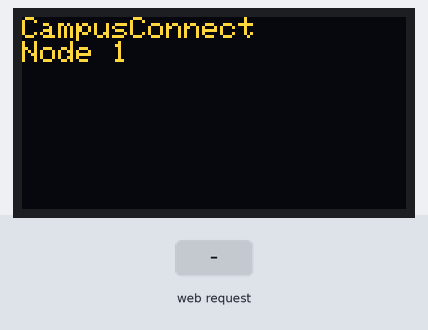
This sketch was run on a simulated ESP32. Parts: 128×64 one-colour display. The test bench sets the inputs (shaded band). The OLED is the two-colour kind (top 16 rows yellow); no radio packets arrive unless stated; what the sketch prints to the serial monitor is not drawn.

Above: at 1.2 s.
1.3 s: HTTP request GET /send received
At 2.0 s:
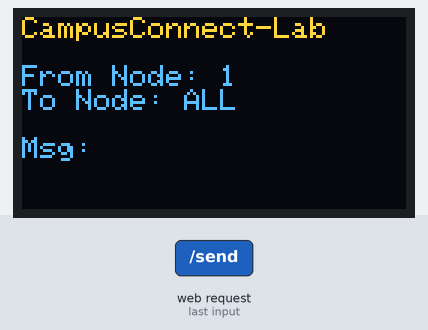
2.9 s: HTTP request GET /send?msg=1&to=1&sender=1 received
At 3.8 s:
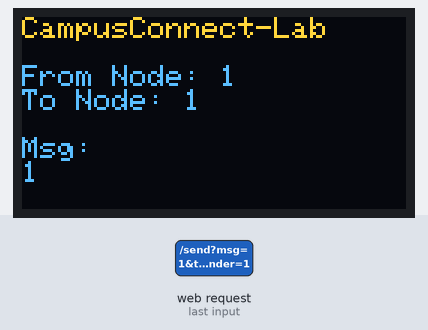
4.4 s: HTTP request GET /send?msg=0 received
At 5.5 s:
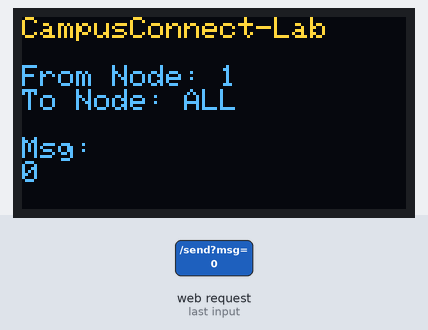
6.0 s: HTTP request GET /send?msg=120 received
At 6.7 s:
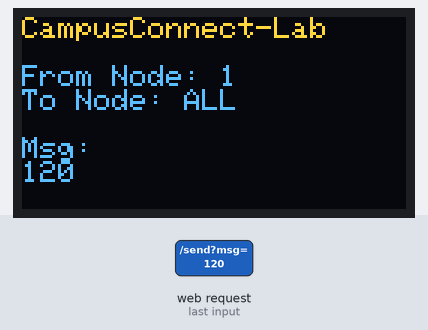
7.6 s: HTTP request GET /send?to=0 received
At 8.9 s:
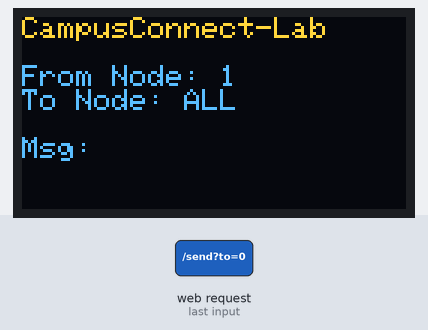
9.2 s: HTTP request GET /send?sender=1 received
Timing chart, 0 to 12.2 s (numbered marks = the images above; inputs shaded):
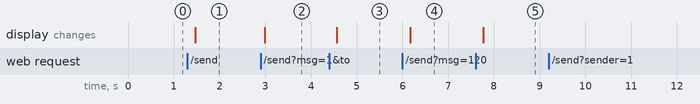

The sketch:

Node1.ino
```cpp
#include <WiFi.h>
#include <WebServer.h>
#include <SPI.h>
#include <LoRa.h>
#include <Wire.h>
#include <Adafruit_GFX.h>
#include <Adafruit_SSD1306.h>

//  NODE SETTINGS
#define NODE_ID 1

const char* AP_SSID = "Admin";
const char* AP_PASSWORD = "campus1234";

//  OLED SETTINGS
#define SCREEN_WIDTH 128
#define SCREEN_HEIGHT 64
#define OLED_RESET -1
Adafruit_SSD1306 display(SCREEN_WIDTH, SCREEN_HEIGHT, &Wire, OLED_RESET);

//  LORA SETTINGS
#define LORA_SCK   5
#define LORA_MISO  19
#define LORA_MOSI  27
#define LORA_SS    18
#define LORA_RST   14
#define LORA_DIO0  26
#define LORA_FREQ  433E6

//  GLOBALS
WebServer server(80);

String statusMessage = "";
bool newMessageFlag = false;

// Store only last 2 messages
#define MAX_MESSAGES 2
String msgHistory[MAX_MESSAGES];
int fromHistory[MAX_MESSAGES];
int msgCount = 0;

// OLED timer
unsigned long displayTimer = 0;
bool displayActive = false;

//  ENCRYPTION (DEMO ONLY)
String encryptMessage(String input) {
  const char key = 0x5A;   // XOR demo key
  String encrypted = "";

  for (int i = 0; i < input.length(); i++) {
    char c = input[i] ^ key;
    encrypted += c;
  }
  return encrypted;
}

String toHex(String input) {
  String hex = "";
  for (int i = 0; i < input.length(); i++) {
    char buf[3];
    sprintf(buf, "%02X", (unsigned char)input[i]);
    hex += buf;
    hex += " ";
  }
  return hex;
}

//  FUNCTION DECLARATIONS
String buildPage();
void handleRoot();
void handleSend();
void checkLoRaReceive();
void showOnDisplay(uint8_t from, uint8_t to, String msg);
void clearDisplaySafe();

//  SETUP
void setup() {
  Serial.begin(115200);

  WiFi.mode(WIFI_AP);
  WiFi.softAP(AP_SSID, AP_PASSWORD);

  // OLED
  display.begin(SSD1306_SWITCHCAPVCC, 0x3C);
  display.clearDisplay();
  display.setTextSize(1);
  display.setTextColor(SSD1306_WHITE);
  display.setCursor(0,0);
  display.println("CampusConnect");
  display.print("Node ");
  display.println(NODE_ID);
  display.display();

  // LoRa
  SPI.begin(LORA_SCK, LORA_MISO, LORA_MOSI, LORA_SS);
  LoRa.setPins(LORA_SS, LORA_RST, LORA_DIO0);

  if (!LoRa.begin(LORA_FREQ)) {
    while (1);
  }

  server.on("/", handleRoot);
  server.on("/send", handleSend);

  server.on("/check", []() {
    if (newMessageFlag) {
      newMessageFlag = false;
      server.send(200, "text/plain", "1");
    } else {
      server.send(200, "text/plain", "0");
    }
  });

  server.begin();
}

//  LOOP
void loop() {
  server.handleClient();
  checkLoRaReceive();

  if (displayActive && millis() - displayTimer > 3000) {
    clearDisplaySafe();
  }
}

//  WEB UI
String buildPage() {
  String page =
    "<!DOCTYPE html><html><head>"
    "<meta charset='UTF-8'>"
    "<meta name='viewport' content='width=device-width, initial-scale=1'>"
    "<title>CampusConnect - Node " + String(NODE_ID) + "</title>"

    "<style>"
      "body{margin:0;padding:0;font-family:Segoe UI,Roboto,sans-serif;background:#f4f6f8;color:#111827;}"
      ".wrapper{min-height:100vh;display:flex;align-items:center;justify-content:center;padding:16px;}"
      ".card{background:#fff;max-width:420px;width:100%;border-radius:14px;box-shadow:0 10px 25px rgba(0,0,0,0.1);padding:22px;}"
      ".title{font-size:20px;font-weight:600;margin-bottom:4px;}"
      ".badge{font-size:12px;background:#e0f2fe;color:#075985;padding:5px 12px;border-radius:999px;display:inline-block;margin-bottom:10px;}"
      ".subtitle{font-size:13px;color:#6b7280;margin-bottom:18px;}"
      "label{font-size:13px;font-weight:500;display:block;margin-bottom:6px;}"
      "select,input{width:100%;padding:11px;border-radius:10px;border:1px solid #d1d5db;margin-bottom:14px;font-size:14px;}"
      "button{width:100%;padding:12px;border:none;border-radius:999px;background:#2563eb;color:white;font-weight:600;font-size:14px;cursor:pointer;}"
      ".status{margin-top:12px;padding:10px;border-radius:10px;background:#ecfdf5;color:#166534;font-size:13px;border:1px solid #bbf7d0;}"
      ".message-card{margin-top:12px;padding:12px;border-radius:12px;background:#f9fafb;border:1px solid #e5e7eb;}"
      ".message-meta{font-size:12px;color:#6b7280;margin-bottom:4px;}"
      "table{width:100%;border-collapse:collapse;font-size:13px;margin-top:4px;}"
      "th,td{border:1px solid #d1d5db;padding:6px;text-align:left;}"
      "th{background:#e5e7eb;}"
    "</style>"

    "<script>"
      "setInterval(()=>{fetch('/check').then(r=>r.text()).then(t=>{if(t==='1')location.reload();});},1000);"
    "</script>"

    "</head><body>"
      "<div class='wrapper'>"
        "<div class='card'>"
          "<div class='title'>CampusConnect</div>"
          "<div class='badge'>Node " + String(NODE_ID) + "</div>"
          "<div class='subtitle'>LoRa Messaging Interface</div>"

          "<form action='/send'>"

            "<label>Destination</label>"
            "<select name='to'>"
              "<option value='0'>📡 Broadcast (All Nodes)</option>"
              "<option value='2'>Lab</option>"
              "<option value='3'>Class Room</option>"
            "</select>"

            "<label>Sender Name</label>"
            "<select name='sender' required>"
              "<option value='' disabled selected>-- Select Sender --</option>"
              "<option value='Patty'>Patty</option>"
              "<option value='Alice'>Alice</option>"
              "<option value='Bob'>Bob</option>"
            "</select>"

            "<label>Message</label>"
            "<input type='text' name='msg' maxlength='190' placeholder='Type your message...' required>"

            "<button type='submit'>Send Message</button>"
          "</form>";

  if (statusMessage != "") {
    page += "<div class='status'>" + statusMessage + "</div>";
  }

  if (msgCount > 0) {
    page += "<div class='message-card'>";
    page += "<div class='message-meta'>Recent Messages</div>";
    page += "<table><tr><th>From Node</th><th>Message</th></tr>";

    for (int i = msgCount - 1; i >= 0; i--) {
      page += "<tr>";
      page += "<td>" + String(fromHistory[i]) + "</td>";
      page += "<td>" + msgHistory[i] + "</td>";
      page += "</tr>";
    }

    page += "</table></div>";
  }

  page += "</div></div></body></html>";
  return page;
}

void handleRoot() {
  server.send(200, "text/html", buildPage());
}

//  SEND (with encryption preview)
void handleSend() {
  String msg = server.arg("msg");
  int toNode = server.arg("to").toInt();
  String senderName = server.arg("sender");

  // Encrypt ONLY for Serial monitor (not transmitted)
  String encryptedMsg = encryptMessage(msg);
  String hexView = toHex(encryptedMsg);

  Serial.println("----- Encryption Process -----");
  Serial.println("Original Message: " + msg);
  Serial.println("Encrypted (HEX): " + hexView);
  Serial.println("--------------");

  // Plain text to transmit
  String finalMsg = "From " + senderName + ": " + msg;

  if (toNode == 0) {
    int targets[] = {2, 3};
    for (int i = 0; i < 2; i++) {
      LoRa.beginPacket();
      LoRa.write((uint8_t)targets[i]);
      LoRa.write((uint8_t)NODE_ID);
      LoRa.print(finalMsg);       // ✅ Plain message sent
      LoRa.endPacket();
      delay(10);
    }
    statusMessage = "📡 Broadcast sent to all nodes";
    showOnDisplay(NODE_ID, 0, msg);
  }
  else {
    LoRa.beginPacket();
    LoRa.write((uint8_t)toNode);
    LoRa.write((uint8_t)NODE_ID);
    LoRa.print(finalMsg);         // ✅ Plain message sent
    LoRa.endPacket();

    statusMessage = "Message sent to Node " + String(toNode);
    showOnDisplay(NODE_ID, toNode, msg);
  }

  server.sendHeader("Location", "/");
  server.send(302);
}

//  RECEIVE
void checkLoRaReceive() {
  int packetSize = LoRa.parsePacket();
  if (packetSize) {
    uint8_t toNode   = LoRa.read();
    uint8_t fromNode = LoRa.read();

    String msg = "";
    while (LoRa.available()) {
      msg += (char)LoRa.read();
    }

    if (toNode == NODE_ID) {
      statusMessage = "New message received!";
      newMessageFlag = true;

      if (msgCount < MAX_MESSAGES) {
        fromHistory[msgCount] = fromNode;
        msgHistory[msgCount] = msg;
        msgCount++;
      } else {
        fromHistory[0] = fromHistory[1];
        msgHistory[0]  = msgHistory[1];
        fromHistory[1] = fromNode;
        msgHistory[1]  = msg;
      }

      showOnDisplay(fromNode, toNode, msg);
    }
  }
}

//  OLED
void showOnDisplay(uint8_t from, uint8_t to, String msg) {
  display.clearDisplay();
  display.setCursor(0, 0);
  display.println("CampusConnect-Lab");
  display.println("");
  display.print("From Node: "); display.println(from);

  display.print("To Node: ");
  if (to == 0) {
    display.println("ALL");
  } else {
    display.println(to);
  }

  display.println();
  display.println("Msg:");
  display.println(msg);
  display.display();

  displayTimer = millis();
  displayActive = true;
}

void clearDisplaySafe() {
  display.clearDisplay();
  display.display();
  displayActive = false;
}
```

Measured:
- after the input at 1.3 s, the display: changes after 0.17 s (image 1)
- after the input at 2.9 s, the display: changes after 0.09 s (image 2)
- after the input at 4.4 s, the display: changes after 0.17 s (image 3)
- after the input at 6.0 s, the display: changes after 0.17 s (image 4)
- after the input at 7.6 s, the display: changes after 0.17 s (image 5)
